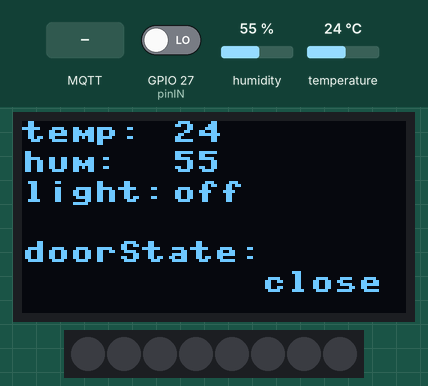
Simulated run of this program. Board: ESP32 board running MicroPython. Parts: 128×64 one-colour display, 8 RGB LEDs in strip order, left to right. The test bench sets the inputs (shaded band); at power-on: GPIO 27 (pinIN) LOW, humidity 55 %, temperature 24 °C. WiFi joins after 1.5 s; random numbers come from a fixed seed; no MQTT or app messages arrive unless stated; library files of the repository ran but are not shown: ssd1306.py; what the program prints to the serial console is not drawn.

Above: at 8.2 s.
8.3 s: GPIO 27 (pinIN) driven HIGH
At 11.0 s:
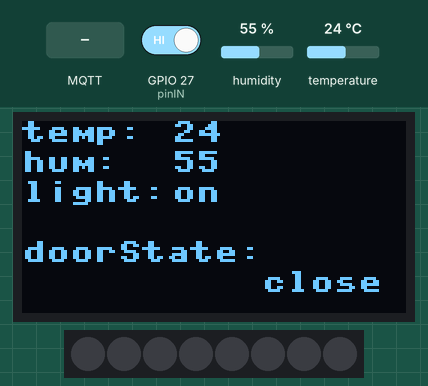
11.4 s: MQTT message "open" arrives on the first subscribed topic
At 13.3 s:
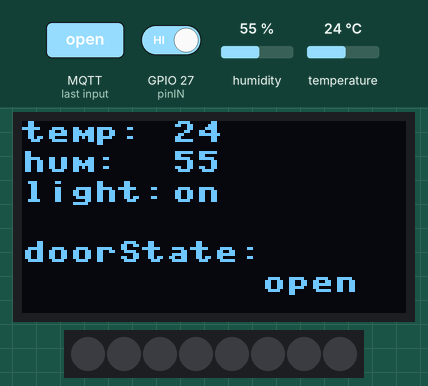
14.4 s: GPIO 27 (pinIN) driven LOW
At 16.8 s:
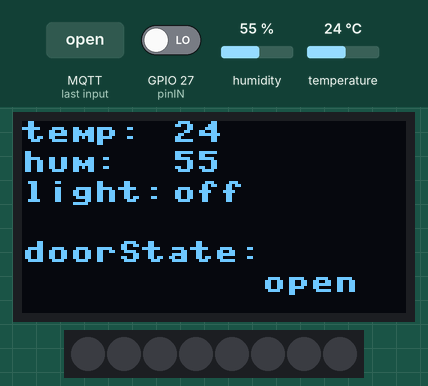
17.4 s: humidity set to 22 %
At 20.1 s:
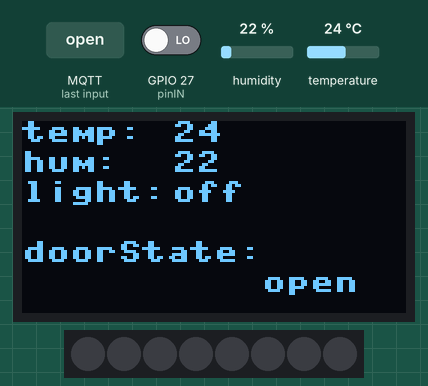
20.4 s: temperature set to 12 °C
At 22.6 s:
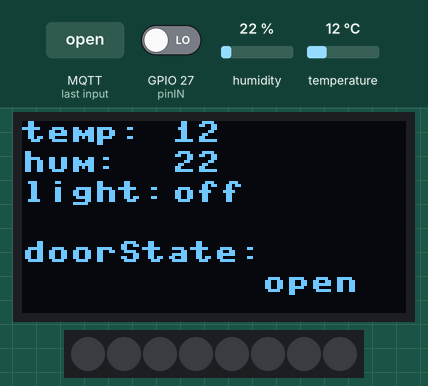
23.4 s: MQTT message "close" arrives on the first subscribed topic
At 26.0 s:
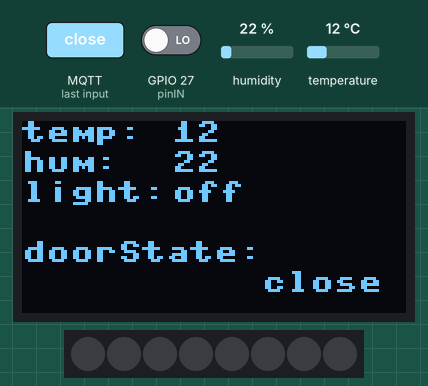
Timing chart, 0 to 27.4 s (numbered marks = the images above; inputs shaded):
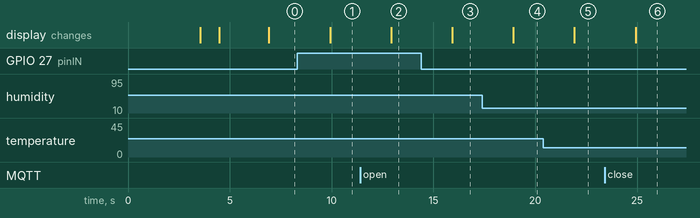

Measured:
- after the input at 8.3 s, the display: changes after 1.6 s (image 1)
- after the input at 11.4 s, the display: changes after 1.5 s (image 2)
- after the input at 14.4 s, the display: changes after 1.5 s (image 3)
- after the input at 17.4 s, the display: changes after 1.5 s (image 4)
- after the input at 20.4 s, the display: changes after 1.5 s (image 5)
- after the input at 23.4 s, the display: changes after 1.5 s (image 6)

The program:

main.py
```python
import machine, neopixel
import time
import dht
from machine import Timer
from machine import I2C, Pin
from ssd1306 import SSD1306_I2C
from machine import Pin
from machine import I2C, Pin, Timer, UART, PWM
import time
import machine
import network
from umqtt.simple import MQTTClient
import ujson
import machine
import webrepl
import random

SERVER = '192.168.43.227'
CLIENT_ID = b"esp32" + str(random.randint(0, 300))
USER = b'21' + str(random.randint(0, 300))
PWD = b'oxudFWl71'
TOPIC = b'test_topic'
TOPIC_DATA = b'data'
client = MQTTClient(CLIENT_ID, SERVER, 1883, USER, PWD)
globalDataDoor = "close"
sensor = dht.DHT11(Pin(13))
tim13 = Timer(13)
tim2 = Timer(2)


def disconnect():
    '''
    断开网络连接
    :return:  None
    '''
    sta_if = network.WLAN(network.STA_IF)
    if sta_if.isconnected():
        sta_if.disconnect()
        print('the network had been disconnect')


def do_connect(essid, password):
    '''
    根据给定的eddid和password连接wifi
    :param essid:  wifi essid
    :param password:  password
    :return:  None
    '''
    if essid == None or essid == '':
        raise BaseException('essid can not be null')
    if password == None or password == '':
        raise BaseException('password can not be null')
    sta_if = network.WLAN(network.STA_IF)
    if not sta_if.active():
        print("set sta active")
        sta_if.active(True)
    if not sta_if.isconnected():
        print('connecting to network...')
        sta_if.connect(essid, password)
        retry_times = 30
        while not sta_if.isconnected() and retry_times > 0:
            print(" wait a moment i will try %s items,please" % retry_times)
            time.sleep(2)
            retry_times -= 1
    print('network config:', sta_if.ifconfig())
    IP_ADRESS = sta_if.ifconfig()
    print(IP_ADRESS)
    print(type(IP_ADRESS))


def mqtt_upload(t):
    hum_ = (sensor.humidity())  # ????????????
    temp_ = (sensor.temperature())
    sendSTR = str(hum_) + str(temp_) + str(pinIN.value())
    client.publish(TOPIC, sendSTR)

    # global startState


stepTimeList = [0, 0, 0]


def sub_(topic, message):
    global globalDataDoor
    st = message.decode('utf-8')
    # print(st)
    if (st == "open"):
        globalDataDoor = st
    elif st == "close":
        globalDataDoor = st


def init_first():
    do_connect("nova 7 Pro 5G", "313115249")

    client.connect()
    client.set_callback(sub_)
    client.subscribe(TOPIC_DATA)

    # client.publish(TOPIC, "WATTCH1 connected")
    timer = Timer(1)
    timer.init(period=2000, mode=Timer.PERIODIC, callback=mqtt_upload)

    print("finish init")


def timer13_tick(_):
    # try:
    # sensor.measure()
    # time.sleep(0.5)
    pass
    # except:
    # print("e")


counterTimer = 0


def timer2_tick(_):
    global counterTimer
    hum_ = (sensor.humidity())  # ????????????
    temp_ = (sensor.temperature())
    if pinIN.value() == 1:
        # print("l0")
        strT = "on "
    else:
        strT = "off"
    # print(hum_)
    oled.fill(0)
    counterTimer = 1
    oled.text("temp:", 0, 0)
    oled.text("hum:", 0, 10)
    oled.text("light:", 0, 20)
    oled.text(str(hum_), 50, 10)
    oled.text(str(temp_), 50, 0)
    oled.text(strT, 50, 20)
    oled.text("doorState:", 0, 40)
    oled.text(globalDataDoor, 80, 50)
    oled.show()


try:
    sensor.measure()
    time.sleep(2.5)
    temp_ = (sensor.temperature())  # ??????measure()????????????????????????
    hum_ = (sensor.humidity())  # ????????????
except:
    hum_ = 50
    temp_ = 50


# print("temp now is : "+str(temp_)+" degree")
# print("humidity now is: "+str(hum_)+" %")
def ledON():
    for eachLed in range(0, n):
        np[eachLed] = (254, 254, 50)
        np.write()


def ledOFF():
    for eachLed in range(0, n):
        np[eachLed] = (0, 0, 0)
        np.write()


if __name__ == '__main__':
    n = 8
    # strip control gpio
    p = 14
    pinWater = Pin(14, Pin.OUT)
    pinWater.value(1)

    i2c = I2C(scl=Pin(4), sda=Pin(5), freq=10000)  # ??????I2C
    oled = SSD1306_I2C(128, 64, i2c)  # ??????oled??????
    oled.text("temp:", 0, 0)
    oled.text("hum:", 0, 10)
    oled.text("light:", 0, 20)
    oled.show()

    np = neopixel.NeoPixel(machine.Pin(p), n)
    pinIN = machine.Pin(27, machine.Pin.IN)

    tim13.init(period=1000, mode=Timer.PERIODIC, callback=timer13_tick)
    tim2.init(period=1500, mode=Timer.PERIODIC, callback=timer2_tick)

    waterStateNow = 0

    init_first()
    while True:
        sensor.measure()
        time.sleep(0.5)
        client.check_msg()
# client.wait_msg()
'''
while 1:
    try:
        sensor.measure()
        time.sleep(1)
        hum_ = (sensor.humidity())# ????????????
        temp_ = (sensor.temperature())
    except:
        pass

    #print("h"+str(hum_))
    #print("t "+str(temp_))
    if pinIN.value() ==1:
        #print("l0")
        pass
    else:
        pass
        #print("l1")
'''
```
